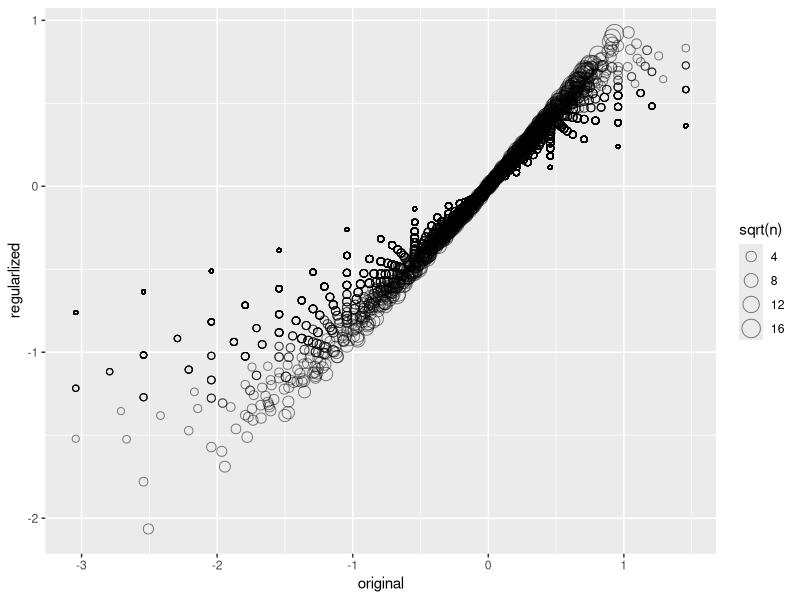
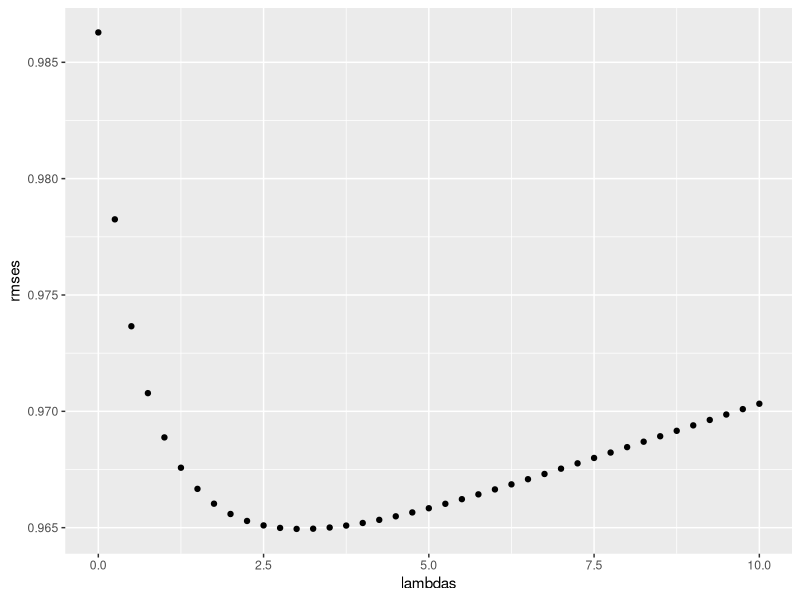
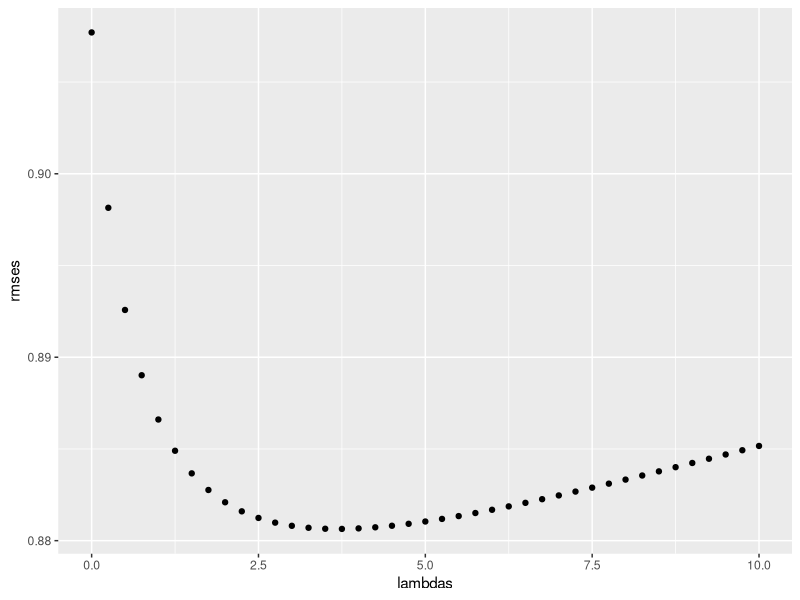
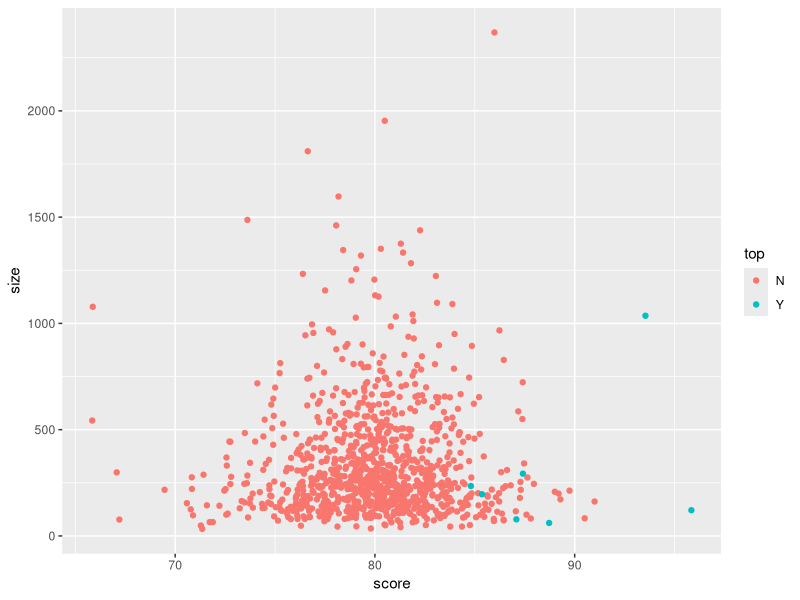
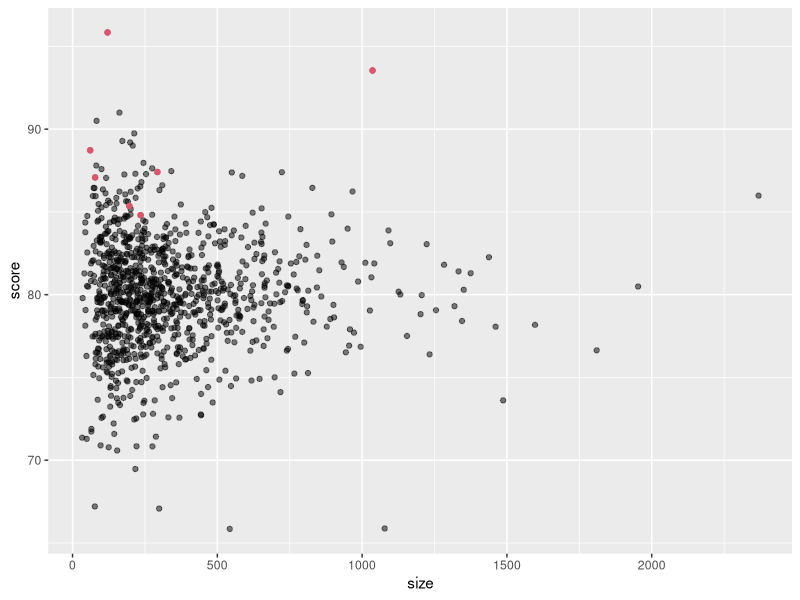
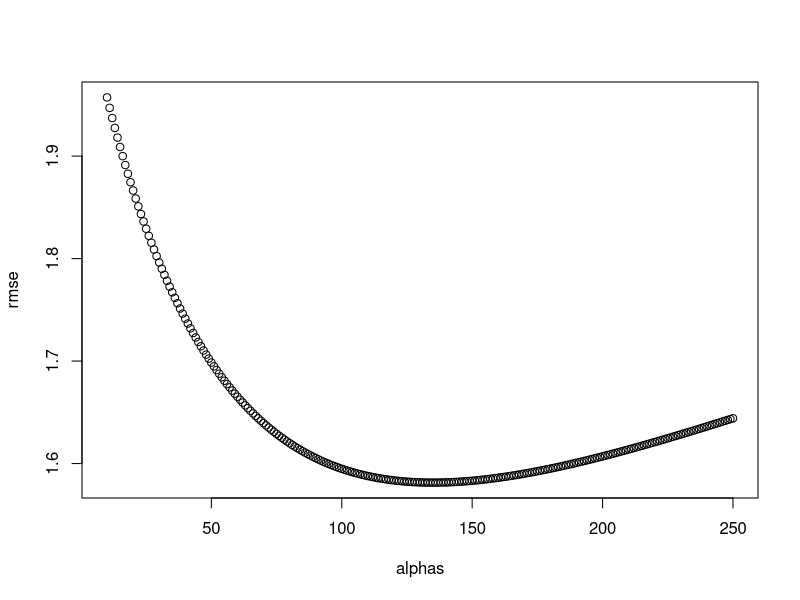
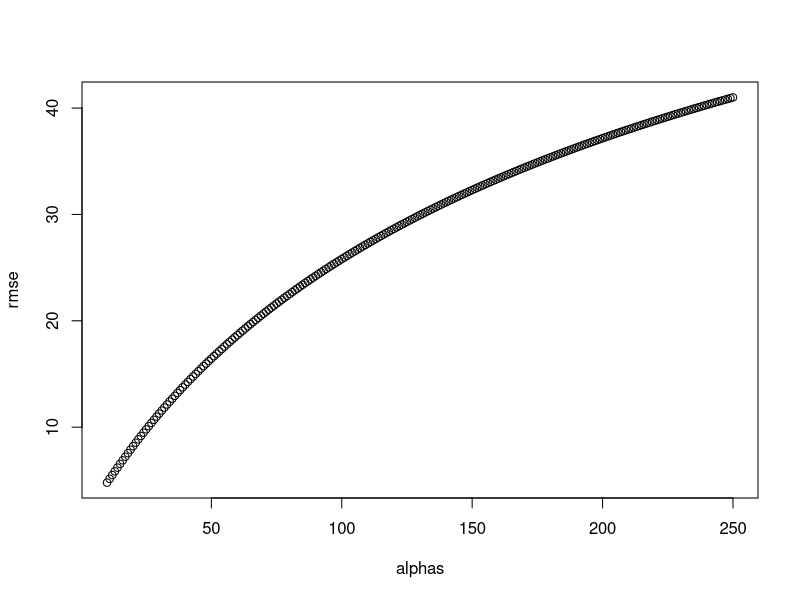

Recreate these plots in R, in order.
library(dslabs)
library(tidyverse)
library(caret)
data("movielens")
set.seed(755, sample.kind = "Rounding")
test_index <- createDataPartition(y = movielens$rating, times = 1,
                                  p = 0.2, list = FALSE)
train_set <- movielens[-test_index,]
test_set <- movielens[test_index,]
test_set <- test_set %>% 
  semi_join(train_set, by = "movieId") %>%
  semi_join(train_set, by = "userId")
RMSE <- function(true_ratings, predicted_ratings){
  sqrt(mean((true_ratings - predicted_ratings)^2))
}
mu_hat <- mean(train_set$rating)
naive_rmse <- RMSE(test_set$rating, mu_hat)
rmse_results <- data.frame(method = "Just the average", RMSE = naive_rmse)
mu <- mean(train_set$rating) 
movie_avgs <- train_set %>% 
  group_by(movieId) %>% 
  summarize(b_i = mean(rating - mu))
predicted_ratings <- mu + test_set %>% 
  left_join(movie_avgs, by='movieId') %>%
  .$b_i
model_1_rmse <- RMSE(predicted_ratings, test_set$rating)
rmse_results <- bind_rows(rmse_results,
                          data.frame(method="Movie Effect Model",
                                     RMSE = model_1_rmse ))
user_avgs <- test_set %>% 
  left_join(movie_avgs, by='movieId') %>%
  group_by(userId) %>%
  summarize(b_u = mean(rating - mu - b_i))
predicted_ratings <- test_set %>% 
  left_join(movie_avgs, by='movieId') %>%
  left_join(user_avgs, by='userId') %>%
  mutate(pred = mu + b_i + b_u) %>%
  .$pred
model_2_rmse <- RMSE(predicted_ratings, test_set$rating)
rmse_results <- bind_rows(rmse_results,
                          data.frame(method="Movie + User Effects Model",  
                                     RMSE = model_2_rmse ))

test_set %>% 
  left_join(movie_avgs, by='movieId') %>%
  mutate(residual = rating - (mu + b_i)) %>%
  arrange(desc(abs(residual))) %>% 
  select(title,  residual) %>% slice(1:10) %>% knitr::kable()

movie_titles <- movielens %>% 
  select(movieId, title) %>%
  distinct()
movie_avgs %>% left_join(movie_titles, by="movieId") %>%
  arrange(desc(b_i)) %>% 
  select(title, b_i) %>% 
  slice(1:10) %>%  
  knitr::kable()

movie_avgs %>% left_join(movie_titles, by="movieId") %>%
  arrange(b_i) %>% 
  select(title, b_i) %>% 
  slice(1:10) %>%  
  knitr::kable()

train_set %>% dplyr::count(movieId) %>% 
  left_join(movie_avgs) %>%
  left_join(movie_titles, by="movieId") %>%
  arrange(desc(b_i)) %>% 
  select(title, b_i, n) %>% 
  slice(1:10) %>% 
  knitr::kable()

train_set %>% dplyr::count(movieId) %>% 
  left_join(movie_avgs) %>%
  left_join(movie_titles, by="movieId") %>%
  arrange(b_i) %>% 
  select(title, b_i, n) %>% 
  slice(1:10) %>% 
  knitr::kable()

lambda <- 3
mu <- mean(train_set$rating)
movie_reg_avgs <- train_set %>% 
  group_by(movieId) %>% 
  summarize(b_i = sum(rating - mu)/(n()+lambda), n_i = n()) 

data.frame(original = movie_avgs$b_i, 
           regularlized = movie_reg_avgs$b_i, 
           n = movie_reg_avgs$n_i) %>%
  ggplot(aes(original, regularlized, size=sqrt(n))) + 
  geom_point(shape=1, alpha=0.5)

train_set %>%
  dplyr::count(movieId) %>% 
  left_join(movie_reg_avgs) %>%
  left_join(movie_titles, by="movieId") %>%
  arrange(desc(b_i)) %>% 
  select(title, b_i, n) %>% 
  slice(1:10) %>% 
  knitr::kable()

train_set %>%
  dplyr::count(movieId) %>% 
  left_join(movie_reg_avgs) %>%
  left_join(movie_titles, by="movieId") %>%
  arrange(b_i) %>% 
  select(title, b_i, n) %>% 
  slice(1:10) %>% 
  knitr::kable()

predicted_ratings <- test_set %>% 
  left_join(movie_reg_avgs, by='movieId') %>%
  mutate(pred = mu + b_i) %>%
  .$pred

model_3_rmse <- RMSE(predicted_ratings, test_set$rating)
rmse_results <- bind_rows(rmse_results,
                          data.frame(method="Regularized Movie Effect Model",  
                                     RMSE = model_3_rmse ))
rmse_results %>% knitr::kable()

lambdas <- seq(0, 10, 0.25)
mu <- mean(train_set$rating)
just_the_sum <- train_set %>% 
  group_by(movieId) %>% 
  summarize(s = sum(rating - mu), n_i = n())
rmses <- sapply(lambdas, function(l){
  predicted_ratings <- test_set %>% 
    left_join(just_the_sum, by='movieId') %>% 
    mutate(b_i = s/(n_i+l)) %>%
    mutate(pred = mu + b_i) %>%
    .$pred
  return(RMSE(predicted_ratings, test_set$rating))
})
qplot(lambdas, rmses)  
lambdas[which.min(rmses)]

lambdas <- seq(0, 10, 0.25)
rmses <- sapply(lambdas, function(l){
  mu <- mean(train_set$rating)
  b_i <- train_set %>%
    group_by(movieId) %>%
    summarize(b_i = sum(rating - mu)/(n()+l))
  b_u <- train_set %>% 
    left_join(b_i, by="movieId") %>%
    group_by(userId) %>%
    summarize(b_u = sum(rating - b_i - mu)/(n()+l))
  predicted_ratings <- 
    test_set %>% 
    left_join(b_i, by = "movieId") %>%
    left_join(b_u, by = "userId") %>%
    mutate(pred = mu + b_i + b_u) %>%
    .$pred
  return(RMSE(predicted_ratings, test_set$rating))
})

qplot(lambdas, rmses)  

lambda <- lambdas[which.min(rmses)]
lambda

rmse_results <- bind_rows(rmse_results,
                          data.frame(method="Regularized Movie + User Effect Model",  
                                     RMSE = min(rmses)))
rmse_results %>% knitr::kable()


options(digits = 7)
set.seed(1986, sample.kind="Rounding") 
n <- round(2^rnorm(1000, 8, 1))
set.seed(1, sample.kind="Rounding") 
mu <- round(80 + 2*rt(1000, 5))
range(mu)
schools <- data.frame(id = paste("PS",1:1000),
                      size = n,
                      quality = mu,
                      rank = rank(-mu))
schools %>% top_n(10, quality) %>% arrange(desc(quality))
set.seed(1, sample.kind="Rounding") 
mu <- round(80 + 2*rt(1000, 5))
scores <- sapply(1:nrow(schools), function(i){
  scores <- rnorm(schools$size[i], schools$quality[i], 30)
  scores
})
schools <- schools %>% mutate(score = sapply(scores, mean))

# Q1
schools %>% top_n(10, score) %>% arrange(desc(score)) %>% select(id, size, score)

# Q2
schools %>% summarize(median = median(size))
schools %>% top_n(10, score) %>% summarize(median = median(size))

# Q3
schools %>% top_n(-10, score) %>% summarize(median = median(size))

# Q4
dat <- schools %>% mutate(top = ifelse(rank > 10, "N", "Y"))
qplot(score, size, data = dat, colour = top)

schools %>% ggplot(aes(size, score)) +
  geom_point(alpha = 0.5) +
  geom_point(data = filter(schools, rank<=10), col = 2)

# Q5
alpha <- 25
overall <- mean(sapply(scores, mean))
score_reg <- sapply(scores, function(x)  overall + sum(x-overall)/(length(x)+alpha))
schools %>% mutate(score_reg = score_reg) %>%
  top_n(10, score_reg) %>% arrange(desc(score_reg))

# Q6
alphas <- seq(10,250)
rmse <- sapply(alphas, function(alpha){
  score_reg <- sapply(scores, function(x) overall+sum(x-overall)/(length(x)+alpha))
  sqrt(mean((score_reg - schools$quality)^2))
})
plot(alphas, rmse)
alphas[which.min(rmse)]

# Q7
alpha <- 135
overall <- mean(sapply(scores, mean))
score_reg <- sapply(scores, function(x)  overall + sum(x-overall)/(length(x)+alpha))
schools %>% mutate(score_reg = score_reg) %>%
  top_n(10, score_reg) %>% arrange(desc(score_reg))

# Q8
alphas <- seq(10,250)
rmse <- sapply(alphas, function(alpha){
  score_reg <- sapply(scores, function(x) sum(x)/(length(x)+alpha))
  sqrt(mean((score_reg - schools$quality)^2))
})
plot(alphas, rmse)
alphas[which.min(rmse)]
